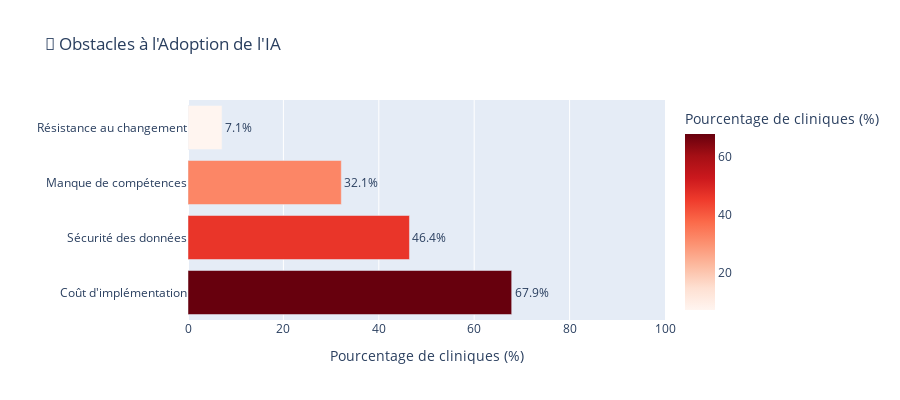

Notebook cell for this chart:
### Code cell
# Visualisation des obstacles
fig = px.bar(df_obstacles, 
             x='Pourcentage', 
             y='Obstacle',
             orientation='h',
             title='🚧 Obstacles à l\'Adoption de l\'IA',
             labels={'Pourcentage': 'Pourcentage de cliniques (%)', 'Obstacle': ''},
             color='Pourcentage',
             color_continuous_scale='Reds',
             text='Pourcentage')

fig.update_traces(texttemplate='%{text:.1f}%', textposition='outside')
fig.update_layout(height=400, showlegend=False, xaxis_range=[0, 100])
fig.write_html('reports/obstacles_ia.html')
fig.show()

print("✅ Graphique sauvegardé: reports/obstacles_ia.html")

### Figure 1 — Plotly figure (JSON) as saved in the notebook; plotly's stock layout.template omitted (floating-point values rounded to 4 significant figures)
{"data": [{"alignmentgroup": "True", "hovertemplate": "Pourcentage de cliniques (%)=%{marker.color}<br>=%{y}<extra></extra>", "legendgroup": "", "marker": {"color": [67.86, 46.43, 32.14, 7.143], "coloraxis": "coloraxis", "pattern": {"shape": ""}}, "name": "", "offsetgroup": "", "orientation": "h", "showlegend": false, "text": [67.86, 46.43, 32.14, 7.143], "textposition": "outside", "texttemplate": "%{text:.1f}%", "type": "bar", "x": [67.86, 46.43, 32.14, 7.143], "xaxis": "x", "y": ["Coût d'implémentation", "Sécurité des données", "Manque de compétences", "Résistance au changement"], "yaxis": "y"}], "layout": {"barmode": "relative", "coloraxis": {"colorbar": {"title": {"text": "Pourcentage de cliniques (%)"}}, "colorscale": [[0, "rgb(255,245,240)"], [0.125, "rgb(254,224,210)"], [0.25, "rgb(252,187,161)"], [0.375, "rgb(252,146,114)"], [0.5, "rgb(251,106,74)"], [0.625, "rgb(239,59,44)"], [0.75, "rgb(203,24,29)"], [0.875, "rgb(165,15,21)"], [1, "rgb(103,0,13)"]]}, "height": 400, "legend": {"tracegroupgap": 0}, "showlegend": false, "title": {"text": "🚧 Obstacles à l'Adoption de l'IA"}, "xaxis": {"anchor": "y", "domain": [0, 1], "range": [0, 100], "title": {"text": "Pourcentage de cliniques (%)"}}, "yaxis": {"anchor": "x", "domain": [0, 1], "title": {"text": ""}}}}
